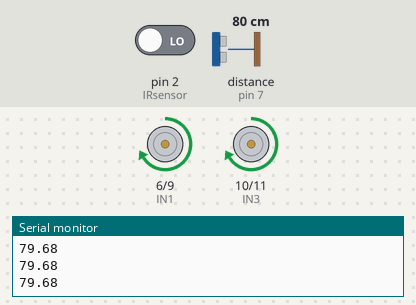
Bench run of a sketch on a simulated Arduino Uno, built with avr-gcc and run on an emulated ATmega328P. Parts: motor-driver pin pairs drawn as motors (green arrow = first pin HIGH = forward, orange = second pin HIGH = backward, longer = more drive), the last lines printed to the serial monitor. Wiring (inferred from the names in the program): ultrasonic range finder: trigger pin 8; echo pin 7. The test bench sets the inputs (shaded band); at power-on: pin 2 (IRsensor) LOW, distance to the obstacle (sensor on pin 7) 80 cm. The echo pulse lasts 58.3 µs per cm.

Above: at 1.2 s.
1.3 s: pin 2 (IRsensor) driven HIGH
At 3.8 s:
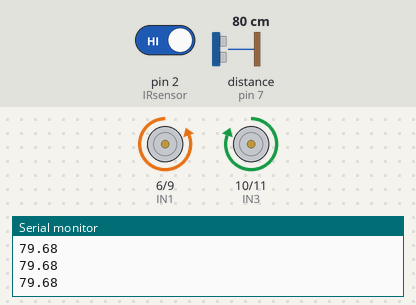
4.3 s: distance to the obstacle (sensor on pin 7) set to 18 cm
7.3 s: distance to the obstacle (sensor on pin 7) set to 14 cm
At 8.18 s:
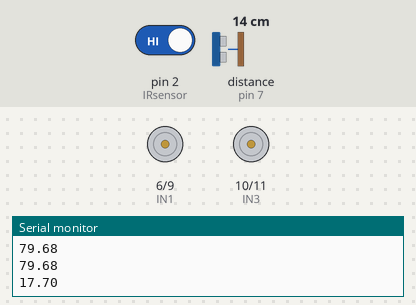
10.3 s: distance to the obstacle (sensor on pin 7) set to 35 cm
At 10.8 s:
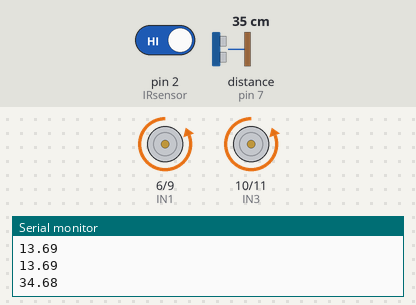
13.3 s: distance to the obstacle (sensor on pin 7) set to 2 cm
At 16.4 s:
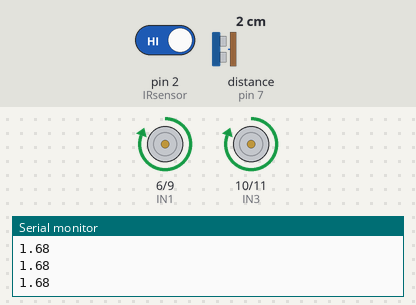
Timing chart, 0 to 17.3 s (numbered marks = the images above; inputs shaded):
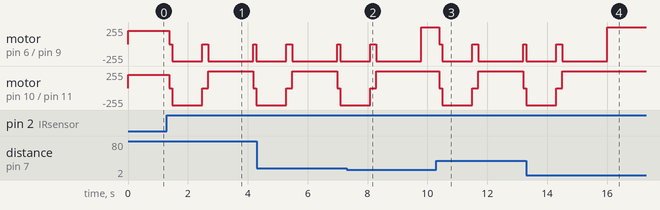

Measured:
- the behaviour switches between 16 and 15 cm on distance to the obstacle (sensor on pin 7) (found by bisection; images 1 and 2)
- after the input at 7.3 s, motor on pin 10 (IN3) / pin 11 (IN4): goes on until 8.3 s, then stays forward 255/255
- after the input at 13.3 s, motor on pin 10 (IN3) / pin 11 (IN4): goes on until 14.5 s, then stays forward 255/255

The sketch:

Sumo_Bot.ino
```cpp
//left motor
#define IN1 6
#define IN2 9
//right motor
#define IN3 10
#define IN4 11
//IR sensor
#define IRsensor 2
int val = 0;
//ultrasonic sensor
#define trig 8
#define echo 7
float duration = 0.0;
float distance = 0.0;

void setup() {
  //left motor
  pinMode(IN1, OUTPUT);
  pinMode(IN2, OUTPUT);
  //right motor
  pinMode(IN3, OUTPUT);
  pinMode(IN4, OUTPUT);
  //IR sensor
  pinMode(IRsensor, INPUT);
  //ultra sonic sensor
  pinMode(trig, OUTPUT);
  pinMode(echo, INPUT);
  //just need in setup
  Serial.begin(9600);
}

void forwardAnalog(int speed){
  //left motor
  analogWrite(IN1, speed);
  analogWrite(IN2, 0);
  //right motor
  analogWrite(IN3, speed);
  analogWrite(IN4, 0);
}

void backwardAnalog(int speed){
  //left motor
  analogWrite(IN1, 0);
  analogWrite(IN2, speed);
  //right motor
  analogWrite(IN3, 0);
  analogWrite(IN4, speed);
}

void turnLeft(int speed){
  //left motor
  analogWrite(IN1, 0);
  analogWrite(IN2, speed);
  //right motor
  analogWrite(IN3, speed);
  analogWrite(IN4, 0);
}

void turnRight(int speed){
  //left motor
  analogWrite(IN1, speed);
  analogWrite(IN2, 0);
  //right motor
  analogWrite(IN3, 0);
  analogWrite(IN4, speed);
}

void stopMotor(){
  //left motor
  analogWrite(IN1, 0);
  analogWrite(IN2, 0);
  //right motor
  analogWrite(IN3, 0);
  analogWrite(IN4, 0);
}

void calc(){
  digitalWrite(trig, LOW);
  delayMicroseconds(2);
  digitalWrite(trig, HIGH); //sending out frequency for 10 microseconds
  delayMicroseconds(10);
  digitalWrite(trig, LOW);

  duration = pulseIn(echo, HIGH); //equals to the input of the echo while it is on (it turns it on and measures) (amount of time the sent out frequency took to come back to the ultra sonic sensor)
  distance = (duration / 2) * 0.0343; //duration is going and coming back so we only want distane of one travel so we divide by two to get time it takes to reach and then multiply by speed factor of the waves.

  val = digitalRead(IRsensor);

  Serial.println(distance); //don't need (just to show us what is happening in serial monitor)
}

/*void avoidBlackLine(){
  long startTime = millis();
  long durationIR = (1000);
  while (millis() < startTime + durationIR) {
    backwardAnalog(200);
  }
  turnLeft(255);//can be right or left
  delay(1500); //might have to adjust to see it do a 180 degree turn but not exact
}*/

void movement(){
  if (distance < 15 && distance > 1){ //distance is in cm
    //forward movement to attack the bots head on
    forwardAnalog(255);
    delay(100);
  }
  else if (val == 1) { //if crossing the border
  //this one should e higher priority (make it the if)
    stopMotor();
    delay(100);
    backwardAnalog(255);
    delay(1000);
    stopMotor();
    delay(200);
    turnLeft(255); //can be right or left
    delay(1500); //might have to adjust to see it do a 180 degree turn or close to it
  }
  else {
    //make it so it is just spinning to detect other robots
    forwardAnalog(200); //our standard movement of choice
    delay(100);
  }
}

void loop() {
  calc();
  movement();
}
```
